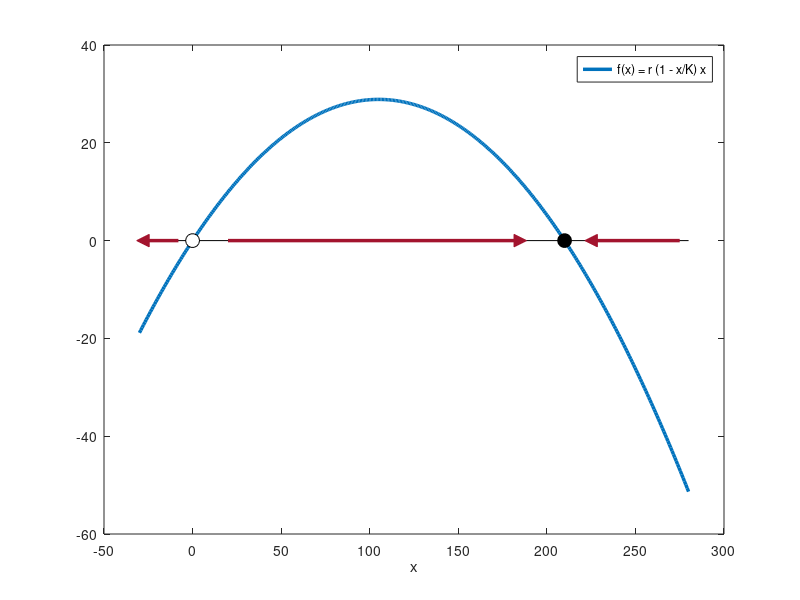

MATLAB code to generate this figure:
% Abb. 3.14: Phasenlinie des logistischen Modells (Buch, Abschnitt 3.3, Gl. 3.22)
% f(x) = r (1 - x/K) x mit r = 0.55, K = 210; wo f > 0 ist, wächst x (Pfeil nach rechts), wo f < 0 ist, fällt x
% (c) 2026 Philipp Kügler · Programm zum Buch „Dynamische Systeme in den Lebenswissenschaften“ · MIT-Lizenz (siehe LICENSE)
r = 0.55; K = 210;
f = @(x) r * (1 - x / K) .* x;
df = @(x) r * (1 - 2 * x / K);                           % Ableitung f'(x)
x = linspace(-30, 280, 400);
plot(x, f(x), 'Color', [0 0.447 0.741], 'LineWidth', 2.5); hold on
plot([-30 280], [0 0], 'k');
von = [20 275 -8]; nach = [185 225 -28];                 % Phasenlinie: Bewegungsrichtung von x
for i = 1:3
    if nach(i) > von(i), spitze = '>'; else, spitze = '<'; end
    plot([von(i) nach(i)], [0 0], 'Color', [0.64 0.08 0.18], 'LineWidth', 2.5);
    plot(nach(i), 0, spitze, 'Color', [0.64 0.08 0.18], 'MarkerFaceColor', [0.64 0.08 0.18], 'MarkerSize', 9);
end
plot(0, 0, 'ko', 'MarkerFaceColor', 'w', 'MarkerSize', 10); plot(K, 0, 'ko', 'MarkerFaceColor', 'k', 'MarkerSize', 10); hold off
for xs = [0 K]
    if df(xs) < 0, art = 'stabil'; else, art = 'instabil'; end
    fprintf('x* = %3d: f''(x*) = %5.2f -> %s\n', xs, df(xs), art);
end
xlabel('x'); legend('f(x) = r (1 - x/K) x');
